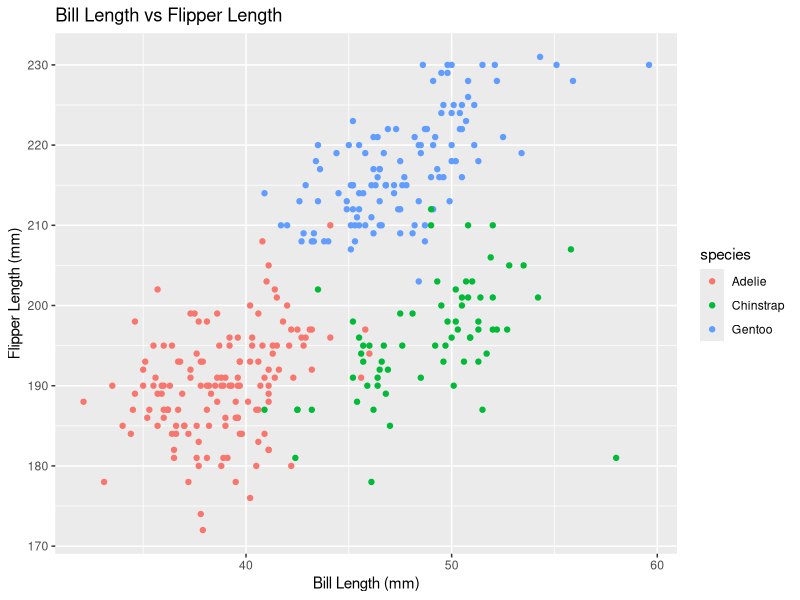
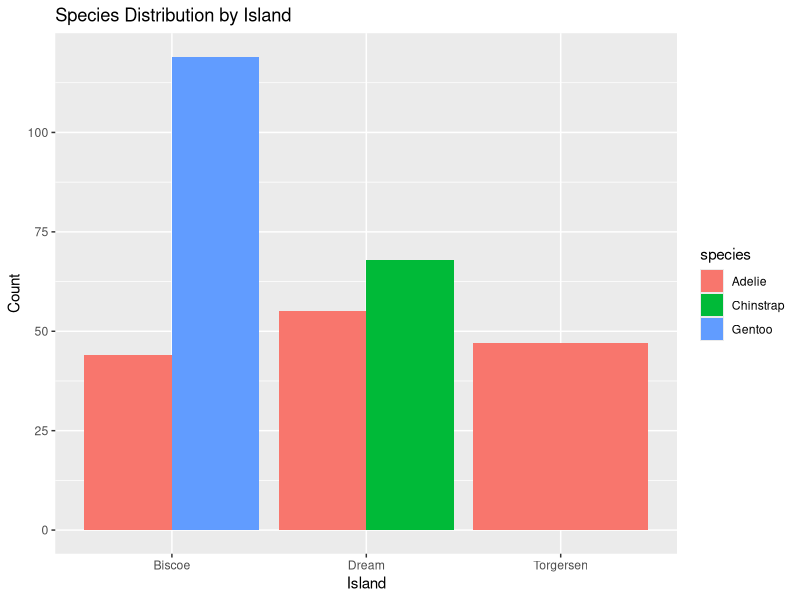
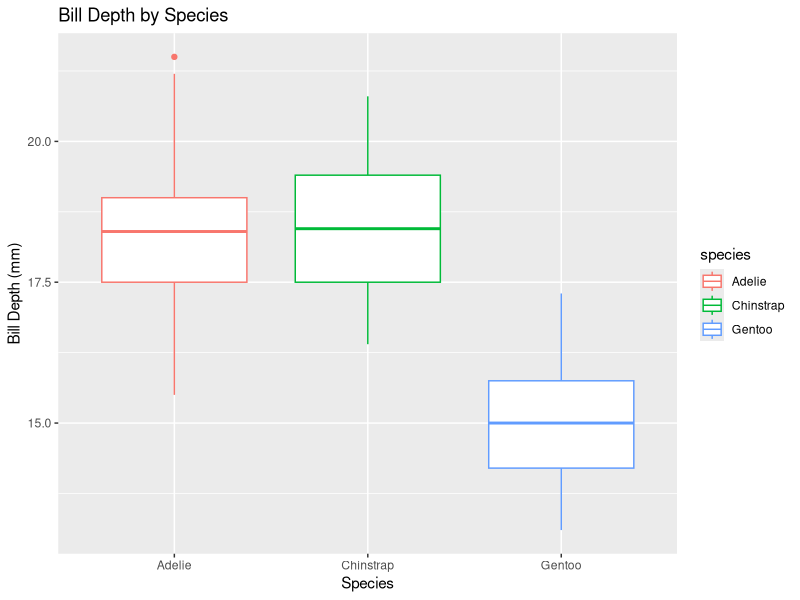

Recreate these plots in R, in order.
# Install and load necessary packages
if(!require(palmerpenguins)) install.packages("palmerpenguins")
if(!require(dplyr)) install.packages("dplyr")
if(!require(ggplot2)) install.packages("ggplot2")
if(!require(tidyr)) install.packages("tidyr")
if(!require(skimr)) install.packages("skimr")

library(palmerpenguins)
library(dplyr)
library(ggplot2)
library(tidyr)
library(skimr)

# Load the dataset
data("penguins")

# 1. View the structure of the dataset
str(penguins)

# 2. Clean the data: Remove rows with missing values
penguins_clean <- penguins %>% drop_na()

# 3. Summarize the dataset: Get summary statistics
summary(penguins_clean)

# 4. Filter the data: Filter for Adelie species
adelie_penguins <- penguins_clean %>% filter(species == "Adelie")

# 5. Transform the data: Create a new column combining island and species
penguins_clean <- penguins_clean %>%
  mutate(island_species = paste(island, species, sep = "_"))

# 6. Visualize the data: Scatter plot of bill length vs. flipper length
ggplot(penguins_clean, aes(x = bill_length_mm, y = flipper_length_mm)) +
  geom_point(aes(color = species)) +
  ggtitle("Bill Length vs Flipper Length") +
  xlab("Bill Length (mm)") +
  ylab("Flipper Length (mm)")

# 7. Create a bar plot to visualize species distribution by island
ggplot(penguins_clean, aes(x = island, fill = species)) +
  geom_bar(position = "dodge") +
  ggtitle("Species Distribution by Island") +
  xlab("Island") +
  ylab("Count")

# 8. Create a boxplot to examine the bill depth by species
ggplot(penguins_clean, aes(x = species, y = bill_depth_mm)) +
  geom_boxplot(aes(color = species)) +
  ggtitle("Bill Depth by Species") +
  xlab("Species") +
  ylab("Bill Depth (mm)")

# 9. Save the final cleaned dataset
write.csv(penguins_clean, "penguins_clean.csv")

# End of the project
